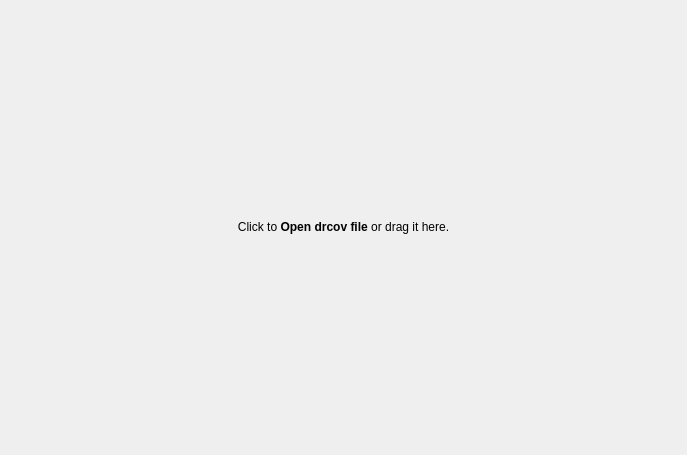
<?xml version="1.0" encoding="UTF-8"?>
<ui version="4.0">
 <class>DockWidget</class>
 <widget class="QDockWidget" name="DockWidget">
  <property name="geometry">
   <rect>
    <x>0</x>
    <y>0</y>
    <width>687</width>
    <height>455</height>
   </rect>
  </property>
  <property name="windowTitle">
   <string>Cutter DynamoRIO Coverage</string>
  </property>
  <widget class="QWidget" name="contents">
   <layout class="QGridLayout" name="gridLayout_5">
    <item row="0" column="0">
     <widget class="QStackedWidget" name="stackedWidget">
      <property name="acceptDrops">
       <bool>false</bool>
      </property>
      <property name="currentIndex">
       <number>0</number>
      </property>
      <widget class="QWidget" name="LoaderPage">
       <layout class="QGridLayout" name="gridLayout_2">
        <item row="0" column="0">
         <widget class="QLabel" name="loader">
          <property name="cursor">
           <cursorShape>PointingHandCursor</cursorShape>
          </property>
          <property name="acceptDrops">
           <bool>true</bool>
          </property>
          <property name="styleSheet">
           <string notr="true"/>
          </property>
          <property name="text">
           <string>&lt;html&gt;&lt;head/&gt;&lt;body&gt;&lt;p align=&quot;center&quot;&gt;&lt;img src=&quot;:/icons/icon/data-transfer-download.svg&quot;/&gt;&lt;/p&gt;&lt;p align=&quot;center&quot;&gt;Click to &lt;span style=&quot; font-weight:600;&quot;&gt;Open drcov file&lt;/span&gt; or drag it here.&lt;/p&gt;&lt;/body&gt;&lt;/html&gt;</string>
          </property>
         </widget>
        </item>
       </layout>
      </widget>
      <widget class="QWidget" name="CovTablePage">
       <layout class="QGridLayout" name="gridLayout">
        <item row="0" column="0">
         <layout class="QHBoxLayout" name="horizontalLayout">
          <item>
           <widget class="QToolButton" name="close">
            <property name="text">
             <string/>
            </property>
            <property name="icon">
             <iconset resource="../resources/icon.qrc">
              <normaloff>:/icons/icon/x.svg</normaloff>:/icons/icon/x.svg</iconset>
            </property>
           </widget>
          </item>
          <item>
           <widget class="QToolButton" name="reload">
            <property name="text">
             <string/>
            </property>
            <property name="icon">
             <iconset resource="../resources/icon.qrc">
              <normaloff>:/icons/icon/reload.svg</normaloff>:/icons/icon/reload.svg</iconset>
            </property>
           </widget>
          </item>
          <item>
           <widget class="QToolButton" name="selectColor">
            <property name="text">
             <string/>
            </property>
            <property name="icon">
             <iconset resource="../resources/icon.qrc">
              <normaloff>:/icons/icon/brush.svg</normaloff>:/icons/icon/brush.svg</iconset>
            </property>
           </widget>
          </item>
         </layout>
        </item>
        <item row="0" column="1">
         <spacer name="horizontalSpacer">
          <property name="orientation">
           <enum>Qt::Horizontal</enum>
          </property>
          <property name="sizeHint" stdset="0">
           <size>
            <width>540</width>
            <height>38</height>
           </size>
          </property>
         </spacer>
        </item>
        <item row="1" column="0" colspan="2">
         <widget class="QTableWidget" name="covTable">
          <property name="frameShape">
           <enum>QFrame::NoFrame</enum>
          </property>
          <property name="frameShadow">
           <enum>QFrame::Plain</enum>
          </property>
          <property name="editTriggers">
           <set>QAbstractItemView::NoEditTriggers</set>
          </property>
          <property name="alternatingRowColors">
           <bool>true</bool>
          </property>
          <property name="selectionMode">
           <enum>QAbstractItemView::ContiguousSelection</enum>
          </property>
          <property name="selectionBehavior">
           <enum>QAbstractItemView::SelectRows</enum>
          </property>
          <property name="showGrid">
           <bool>false</bool>
          </property>
          <property name="sortingEnabled">
           <bool>true</bool>
          </property>
          <attribute name="horizontalHeaderDefaultSectionSize">
           <number>118</number>
          </attribute>
          <attribute name="horizontalHeaderStretchLastSection">
           <bool>true</bool>
          </attribute>
          <attribute name="verticalHeaderVisible">
           <bool>false</bool>
          </attribute>
          <column>
           <property name="text">
            <string>Coverage</string>
           </property>
          </column>
          <column>
           <property name="text">
            <string>Function Name</string>
           </property>
          </column>
          <column>
           <property name="text">
            <string>Address</string>
           </property>
          </column>
          <column>
           <property name="text">
            <string>Instructions Hits</string>
           </property>
          </column>
          <column>
           <property name="text">
            <string>Basic Block Hits</string>
           </property>
          </column>
         </widget>
        </item>
       </layout>
      </widget>
     </widget>
    </item>
   </layout>
  </widget>
 </widget>
 <resources>
  <include location="../resources/icon.qrc"/>
 </resources>
 <connections/>
</ui>
